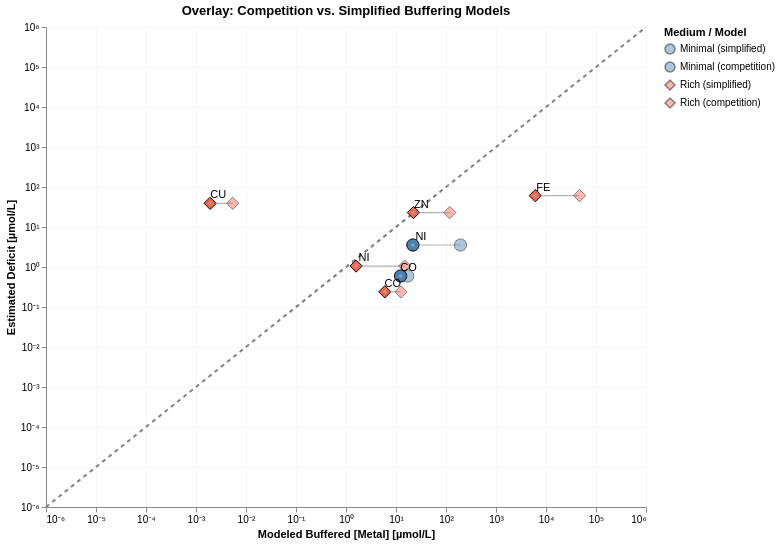

The notebook cell saved with this chart:
### Markdown cell above
### Plot 3 – Overlay: competition vs. simplified, with shift arrows

### Code cell
def prep_model_df(plot_df_pd, model_label: str) -> pl.DataFrame:
    return (
        pl.from_pandas(plot_df_pd)
        .with_columns([
            (pl.col("est_buf_center_M") * 1e6).alias("x_uM"),
            (pl.col("deficit_M")        * 1e6).alias("y_uM"),
            pl.lit(model_label).alias("model"),
        ])
        .filter((pl.col("x_uM") > 0) & (pl.col("y_uM") > 0))
    )

df_simp = prep_model_df(plot_df_simp, "simplified")
df_comp = prep_model_df(plot_df_comp, "competition")

df_simp = df_simp.with_columns(
    pl.concat_str([pl.col("Medium"), pl.lit(" (simplified)")]).alias("medium_model")
)
df_comp = df_comp.with_columns(
    pl.concat_str([pl.col("Medium"), pl.lit(" (competition)")]).alias("medium_model")
)

# ── Scales for the four-way legend ───────────────────────────────────────────
DOMAIN = [
    "Minimal (simplified)", "Minimal (competition)",
    "Rich (simplified)",    "Rich (competition)",
]
COLOR_RANGE = ["steelblue", "steelblue", "tomato", "tomato"]
SHAPE_RANGE = ["circle",    "circle",    "diamond", "diamond"]
OPACITY_RANGE = [0.4, 1.0, 0.4, 1.0]   # simplified = faded, competition = solid

color_scale4 = alt.Scale(domain=DOMAIN, range=COLOR_RANGE)
shape_scale4 = alt.Scale(domain=DOMAIN, range=SHAPE_RANGE)

_ax_x = alt.Axis(labelExpr=_log_label_unicode, title="Modeled Buffered [Metal] [µmol/L]")
_ax_y = alt.Axis(labelExpr=_log_label_unicode, title="Estimated Deficit [µmol/L]")

legend_cfg = alt.Legend(title="Medium / Model")
# Arrow table: one row per (Medium, Element) pair
df_arrows = (
    df_simp.join(df_comp, on=["Medium", "Element"], suffix="_comp")
    .filter(
        (pl.col("x_uM_comp") > 0) & (pl.col("y_uM_comp") > 0) &
        ((pl.col("x_uM_comp") - pl.col("x_uM")).abs() +
         (pl.col("y_uM_comp") - pl.col("y_uM")).abs() > 1e-10)
    )
)

# Compute arrowhead angle in log10 space — in Vega 0°=up, clockwise positive
x0 = df_arrows["x_uM"].to_numpy()
y0 = df_arrows["y_uM"].to_numpy()
x1 = df_arrows["x_uM_comp"].to_numpy()
y1 = df_arrows["y_uM_comp"].to_numpy()
math_angle = np.degrees(np.arctan2(np.log10(y1/y0), np.log10(x1/x0)))
vega_angle  = 90 - math_angle   # convert: math 0°=right → Vega 0°=up

df_arrows = df_arrows.with_columns(
    pl.Series("arrow_angle_deg", vega_angle)
)

x_scale = alt.Scale(type="log", domain=[1e-6, 1e6])
y_scale = alt.Scale(type="log", domain=[1e-6, 1e6])
color_scale = alt.Scale(
    domain=["Minimal","Rich"],
    range=["steelblue","tomato"]
)
shape_scale = alt.Scale(
    domain=["Minimal","Rich"],
    range=["circle","diamond"]
)

# 1. y = x reference
ref_line = (
    alt.Chart(pl.DataFrame({"v": [1e-6, 1e6]}))
    .mark_line(strokeDash=[4,4], color="gray")
    .encode(
        x=alt.X("v:Q", scale=x_scale, axis=_ax_x),
        y=alt.Y("v:Q", scale=y_scale, axis=_ax_y),
    )
)

# 2. Simplified points — semi-transparent
simp_pts = (
    alt.Chart(df_simp)
    .mark_point(filled=True, size=150, stroke="black", strokeWidth=1)
    .encode(
        x=alt.X("x_uM:Q", scale=x_scale, title="Modeled Buffered [Metal] [µmol/L]"),
        y=alt.Y("y_uM:Q", scale=y_scale, title="Estimated Deficit [µmol/L]"),
        color=alt.Color("medium_model:N", scale=color_scale4, legend=legend_cfg),
        shape=alt.Shape("medium_model:N", scale=shape_scale4, legend=legend_cfg),
        opacity=alt.OpacityValue(0.45),
    )
)


# 3. Competition points — opaque, with labels
comp_pts = (
    alt.Chart(df_comp)
    .mark_point(filled=True, size=150, stroke="black", strokeWidth=1)
    .encode(
        x=alt.X("x_uM:Q", scale=x_scale),
        y=alt.Y("y_uM:Q", scale=y_scale),
        color=alt.Color("medium_model:N", scale=color_scale4, legend=legend_cfg),
        shape=alt.Shape("medium_model:N", scale=shape_scale4, legend=legend_cfg),
        opacity=alt.OpacityValue(1.0),
    )
)

comp_labels = (
    alt.Chart(df_comp)
    .mark_text(dx=8, dy=-8, fontSize=11)
    .encode(
        x=alt.X("x_uM:Q", scale=x_scale),
        y=alt.Y("y_uM:Q", scale=y_scale),
        text="Element:N",
    )
)

# 4a. Arrow lines (simplified → competition)
arrow_lines = (
    alt.Chart(df_arrows)
    .mark_rule(color="gray", opacity=0.6, strokeWidth=1.2)
    .encode(
        x=alt.X( "x_uM:Q",      scale=x_scale),
        y=alt.Y( "y_uM:Q",      scale=y_scale),
        x2=alt.X2("x_uM_comp:Q"),
        y2=alt.Y2("y_uM_comp:Q"),
    )
)

# 4b. Arrowheads at the tip (competition end)
arrow_heads = (
    alt.Chart(df_arrows)
    .mark_point(shape="triangle", filled=True, size=20,
                color="darkgray", opacity=0.8)
    .encode(
        x=alt.X("x_uM_comp:Q", scale=x_scale),
        y=alt.Y("y_uM_comp:Q", scale=y_scale),
        angle=alt.Angle("arrow_angle_deg:Q",
                        scale=alt.Scale(domain=[0,360], range=[0,360])),
    )
)

chart3 = (
    ref_line +  simp_pts +  comp_pts + arrow_lines + arrow_heads + comp_labels
).properties(
    width=600, height=480,
    title="Overlay: Competition vs. Simplified Buffering Models"
).configure_axis(gridColor="#f3f6fa")
chart3.save("notebooks/cofactors/buffer_figures/two_models_comparison.svg")
chart3

### Figure 1 — Vega-Lite specification as saved in the notebook (floating-point values rounded to 4 significant figures)
{"config": {"view": {"continuousWidth": 300, "continuousHeight": 300}, "axis": {"gridColor": "#f3f6fa"}}, "layer": [{"data": {"name": "data-1c3ca3cce69c13645fce19fabe446275"}, "mark": {"type": "line", "color": "gray", "strokeDash": [4, 4]}, "encoding": {"x": {"axis": {"labelExpr": "datum.value > 0 ? '10' + replace(replace(replace(replace(replace(replace(replace(replace(replace(replace(replace('' + round(log(datum.value)/LN10), '-','⁻'),'0','⁰'),'1','¹'),'2','²'),'3','³'),'4','⁴'),'5','⁵'),'6','⁶'),'7','⁷'),'8','⁸'),'9','⁹') : '0'", "title": "Modeled Buffered [Metal] [µmol/L]"}, "field": "v", "scale": {"domain": [1e-06, 1000000.0], "type": "log"}, "type": "quantitative"}, "y": {"axis": {"labelExpr": "datum.value > 0 ? '10' + replace(replace(replace(replace(replace(replace(replace(replace(replace(replace(replace('' + round(log(datum.value)/LN10), '-','⁻'),'0','⁰'),'1','¹'),'2','²'),'3','³'),'4','⁴'),'5','⁵'),'6','⁶'),'7','⁷'),'8','⁸'),'9','⁹') : '0'", "title": "Estimated Deficit [µmol/L]"}, "field": "v", "scale": {"domain": [1e-06, 1000000.0], "type": "log"}, "type": "quantitative"}}}, {"data": {"name": "data-13841b7b4017fbb4610e7e282c49b5d2"}, "mark": {"type": "point", "filled": true, "size": 150, "stroke": "black", "strokeWidth": 1}, "encoding": {"color": {"field": "medium_model", "legend": {"title": "Medium / Model"}, "scale": {"domain": ["Minimal (simplified)", "Minimal (competition)", "Rich (simplified)", "Rich (competition)"], "range": ["steelblue", "steelblue", "tomato", "tomato"]}, "type": "nominal"}, "opacity": {"value": 0.45}, "shape": {"field": "medium_model", "legend": {"title": "Medium / Model"}, "scale": {"domain": ["Minimal (simplified)", "Minimal (competition)", "Rich (simplified)", "Rich (competition)"], "range": ["circle", "circle", "diamond", "diamond"]}, "type": "nominal"}, "x": {"field": "x_uM", "scale": {"domain": [1e-06, 1000000.0], "type": "log"}, "title": "Modeled Buffered [Metal] [µmol/L]", "type": "quantitative"}, "y": {"field": "y_uM", "scale": {"domain": [1e-06, 1000000.0], "type": "log"}, "title": "Estimated Deficit [µmol/L]", "type": "quantitative"}}}, {"data": {"name": "data-52037fa15731b63fe8f499a6650d4241"}, "mark": {"type": "point", "filled": true, "size": 150, "stroke": "black", "strokeWidth": 1}, "encoding": {"color": {"field": "medium_model", "legend": {"title": "Medium / Model"}, "scale": {"domain": ["Minimal (simplified)", "Minimal (competition)", "Rich (simplified)", "Rich (competition)"], "range": ["steelblue", "steelblue", "tomato", "tomato"]}, "type": "nominal"}, "opacity": {"value": 1.0}, "shape": {"field": "medium_model", "legend": {"title": "Medium / Model"}, "scale": {"domain": ["Minimal (simplified)", "Minimal (competition)", "Rich (simplified)", "Rich (competition)"], "range": ["circle", "circle", "diamond", "diamond"]}, "type": "nominal"}, "x": {"field": "x_uM", "scale": {"domain": [1e-06, 1000000.0], "type": "log"}, "type": "quantitative"}, "y": {"field": "y_uM", "scale": {"domain": [1e-06, 1000000.0], "type": "log"}, "type": "quantitative"}}}, {"data": {"name": "data-7ca136171c8b321f93279e90609137b9"}, "mark": {"type": "rule", "color": "gray", "opacity": 0.6, "strokeWidth": 1.2}, "encoding": {"x": {"field": "x_uM", "scale": {"domain": [1e-06, 1000000.0], "type": "log"}, "type": "quantitative"}, "x2": {"field": "x_uM_comp"}, "y": {"field": "y_uM", "scale": {"domain": [1e-06, 1000000.0], "type": "log"}, "type": "quantitative"}, "y2": {"field": "y_uM_comp"}}}, {"data": {"name": "data-7ca136171c8b321f93279e90609137b9"}, "mark": {"type": "point", "color": "darkgray", "filled": true, "opacity": 0.8, "shape": "triangle", "size": 20}, "encoding": {"angle": {"field": "arrow_angle_deg", "scale": {"domain": [0, 360], "range": [0, 360]}, "type": "quantitative"}, "x": {"field": "x_uM_comp", "scale": {"domain": [1e-06, 1000000.0], "type": "log"}, "type": "quantitative"}, "y": {"field": "y_uM_comp", "scale": {"domain": [1e-06, 1000000.0], "type": "log"}, "type": "quantitative"}}}, {"data": {"name": "data-52037fa15731b63fe8f499a6650d4241"}, "mark": {"type": "text", "dx": 8, "dy": -8, "fontSize": 11}, "encoding": {"text": {"field": "Element", "type": "nominal"}, "x": {"field": "x_uM", "scale": {"domain": [1e-06, 1000000.0], "type": "log"}, "type": "quantitative"}, "y": {"field": "y_uM", "scale": {"domain": [1e-06, 1000000.0], "type": "log"}, "type": "quantitative"}}}], "height": 480, "title": "Overlay: Competition vs. Simplified Buffering Models", "width": 600, "$schema": "https://vega.github.io/schema/vega-lite/v5.20.1.json", "datasets": {"data-1c3ca3cce69c13645fce19fabe446275": [{"v": 1e-06}, {"v": 1000000.0}], "data-13841b7b4017fbb4610e7e282c49b5d2": [{"Medium": "Minimal", "Element": "CO", "est_buf_lb_M": 3.398e-07, "est_buf_ub_M": 3.396e-05, "est_buf_center_M": 1.715e-05, "deficit_M": 5.957e-07, "deficit_M_err": 1.145e-06, "x_uM": 17.15, "y_uM": 0.5957, "model": "simplified", "medium_model": "Minimal (simplified)"}, {"Medium": "Minimal", "Element": "NI", "est_buf_lb_M": 3.862e-06, "est_buf_ub_M": 0.0003862, "est_buf_center_M": 0.000195, "deficit_M": 3.546e-06, "deficit_M_err": 1.154e-06, "x_uM": 195.0, "y_uM": 3.546, "model": "simplified", "medium_model": "Minimal (simplified)"}, {"Medium": "Rich", "Element": "FE", "est_buf_lb_M": 0.0009311, "est_buf_ub_M": 0.09293, "est_buf_center_M": 0.04693, "deficit_M": 6.076e-05, "deficit_M_err": 7.159e-05, "x_uM": 46930.0, "y_uM": 60.76, "model": "simplified", "medium_model": "Rich (simplified)"}, {"Medium": "Rich", "Element": "CO", "est_buf_lb_M": 2.483e-07, "est_buf_ub_M": 2.482e-05, "est_buf_center_M": 1.253e-05, "deficit_M": 2.397e-07, "deficit_M_err": 5.403e-08, "x_uM": 12.53, "y_uM": 0.2397, "model": "simplified", "medium_model": "Rich (simplified)"}, {"Medium": "Rich", "Element": "NI", "est_buf_lb_M": 2.959e-07, "est_buf_ub_M": 2.959e-05, "est_buf_center_M": 1.494e-05, "deficit_M": 1.057e-06, "deficit_M_err": 5.487e-07, "x_uM": 14.94, "y_uM": 1.057, "model": "simplified", "medium_model": "Rich (simplified)"}, {"Medium": "Rich", "Element": "CU", "est_buf_lb_M": 1.077e-10, "est_buf_ub_M": 1.077e-08, "est_buf_center_M": 5.44e-09, "deficit_M": 3.91e-05, "deficit_M_err": 1.588e-05, "x_uM": 0.00544, "y_uM": 39.1, "model": "simplified", "medium_model": "Rich (simplified)"}, {"Medium": "Rich", "Element": "ZN", "est_buf_lb_M": 2.36e-06, "est_buf_ub_M": 0.000236, "est_buf_center_M": 0.0001192, "deficit_M": 2.29e-05, "deficit_M_err": 4.917e-05, "x_uM": 119.2, "y_uM": 22.9, "model": "simplified", "medium_model": "Rich (simplified)"}], "data-52037fa15731b63fe8f499a6650d4241": [{"Medium": "Minimal", "Element": "CO", "est_buf_lb_M": 3.291e-07, "est_buf_ub_M": 2.438e-05, "est_buf_center_M": 1.235e-05, "deficit_M": 5.957e-07, "deficit_M_err": 1.145e-06, "x_uM": 12.35, "y_uM": 0.5957, "model": "competition", "medium_model": "Minimal (competition)"}, {"Medium": "Minimal", "Element": "NI", "est_buf_lb_M": 3.388e-06, "est_buf_ub_M": 4.014e-05, "est_buf_center_M": 2.176e-05, "deficit_M": 3.546e-06, "deficit_M_err": 1.154e-06, "x_uM": 21.76, "y_uM": 3.546, "model": "competition", "medium_model": "Minimal (competition)"}, {"Medium": "Rich", "Element": "FE", "est_buf_lb_M": 0.0008248, "est_buf_ub_M": 0.0114, "est_buf_center_M": 0.006114, "deficit_M": 6.076e-05, "deficit_M_err": 7.159e-05, "x_uM": 6114.0, "y_uM": 60.76, "model": "competition", "medium_model": "Rich (competition)"}, {"Medium": "Rich", "Element": "CO", "est_buf_lb_M": 2.148e-07, "est_buf_ub_M": 1.175e-05, "est_buf_center_M": 5.981e-06, "deficit_M": 2.397e-07, "deficit_M_err": 5.403e-08, "x_uM": 5.981, "y_uM": 0.2397, "model": "competition", "medium_model": "Rich (competition)"}, {"Medium": "Rich", "Element": "NI", "est_buf_lb_M": 2.641e-07, "est_buf_ub_M": 2.922e-06, "est_buf_center_M": 1.593e-06, "deficit_M": 1.057e-06, "deficit_M_err": 5.487e-07, "x_uM": 1.593, "y_uM": 1.057, "model": "competition", "medium_model": "Rich (competition)"}, {"Medium": "Rich", "Element": "CU", "est_buf_lb_M": 5.519e-11, "est_buf_ub_M": 3.781e-09, "est_buf_center_M": 1.918e-09, "deficit_M": 3.91e-05, "deficit_M_err": 1.588e-05, "x_uM": 0.001918, "y_uM": 39.1, "model": "competition", "medium_model": "Rich (competition)"}, {"Medium": "Rich", "Element": "ZN", "est_buf_lb_M": 2.245e-06, "est_buf_ub_M": 4.239e-05, "est_buf_center_M": 2.232e-05, "deficit_M": 2.29e-05, "deficit_M_err": 4.917e-05, "x_uM": 22.32, "y_uM": 22.9, "model": "competition", "medium_model": "Rich (competition)"}], "data-7ca136171c8b321f93279e90609137b9": [{"Medium": "Minimal", "Element": "CO", "est_buf_lb_M": 3.398e-07, "est_buf_ub_M": 3.396e-05, "est_buf_center_M": 1.715e-05, "deficit_M": 5.957e-07, "deficit_M_err": 1.145e-06, "x_uM": 17.15, "y_uM": 0.5957, "model": "simplified", "medium_model": "Minimal (simplified)", "est_buf_lb_M_comp": 3.291e-07, "est_buf_ub_M_comp": 2.438e-05, "est_buf_center_M_comp": 1.235e-05, "deficit_M_comp": 5.957e-07, "deficit_M_err_comp": 1.145e-06, "x_uM_comp": 12.35, "y_uM_comp": 0.5957, "model_comp": "competition", "medium_model_comp": "Minimal (competition)", "arrow_angle_deg": -90.0}, {"Medium": "Minimal", "Element": "NI", "est_buf_lb_M": 3.862e-06, "est_buf_ub_M": 0.0003862, "est_buf_center_M": 0.000195, "deficit_M": 3.546e-06, "deficit_M_err": 1.154e-06, "x_uM": 195.0, "y_uM": 3.546, "model": "simplified", "medium_model": "Minimal (simplified)", "est_buf_lb_M_comp": 3.388e-06, "est_buf_ub_M_comp": 4.014e-05, "est_buf_center_M_comp": 2.176e-05, "deficit_M_comp": 3.546e-06, "deficit_M_err_comp": 1.154e-06, "x_uM_comp": 21.76, "y_uM_comp": 3.546, "model_comp": "competition", "medium_model_comp": "Minimal (competition)", "arrow_angle_deg": -90.0}, {"Medium": "Rich", "Element": "FE", "est_buf_lb_M": 0.0009311, "est_buf_ub_M": 0.09293, "est_buf_center_M": 0.04693, "deficit_M": 6.076e-05, "deficit_M_err": 7.159e-05, "x_uM": 46930.0, "y_uM": 60.76, "model": "simplified", "medium_model": "Rich (simplified)", "est_buf_lb_M_comp": 0.0008248, "est_buf_ub_M_comp": 0.0114, "est_buf_center_M_comp": 0.006114, "deficit_M_comp": 6.076e-05, "deficit_M_err_comp": 7.159e-05, "x_uM_comp": 6114.0, "y_uM_comp": 60.76, "model_comp": "competition", "medium_model_comp": "Rich (competition)", "arrow_angle_deg": -90.0}, {"Medium": "Rich", "Element": "CO", "est_buf_lb_M": 2.483e-07, "est_buf_ub_M": 2.482e-05, "est_buf_center_M": 1.253e-05, "deficit_M": 2.397e-07, "deficit_M_err": 5.403e-08, "x_uM": 12.53, "y_uM": 0.2397, "model": "simplified", "medium_model": "Rich (simplified)", "est_buf_lb_M_comp": 2.148e-07, "est_buf_ub_M_comp": 1.175e-05, "est_buf_center_M_comp": 5.981e-06, "deficit_M_comp": 2.397e-07, "deficit_M_err_comp": 5.403e-08, "x_uM_comp": 5.981, "y_uM_comp": 0.2397, "model_comp": "competition", "medium_model_comp": "Rich (competition)", "arrow_angle_deg": -90.0}, {"Medium": "Rich", "Element": "NI", "est_buf_lb_M": 2.959e-07, "est_buf_ub_M": 2.959e-05, "est_buf_center_M": 1.494e-05, "deficit_M": 1.057e-06, "deficit_M_err": 5.487e-07, "x_uM": 14.94, "y_uM": 1.057, "model": "simplified", "medium_model": "Rich (simplified)", "est_buf_lb_M_comp": 2.641e-07, "est_buf_ub_M_comp": 2.922e-06, "est_buf_center_M_comp": 1.593e-06, "deficit_M_comp": 1.057e-06, "deficit_M_err_comp": 5.487e-07, "x_uM_comp": 1.593, "y_uM_comp": 1.057, "model_comp": "competition", "medium_model_comp": "Rich (competition)", "arrow_angle_deg": -90.0}, {"Medium": "Rich", "Element": "CU", "est_buf_lb_M": 1.077e-10, "est_buf_ub_M": 1.077e-08, "est_buf_center_M": 5.44e-09, "deficit_M": 3.91e-05, "deficit_M_err": 1.588e-05, "x_uM": 0.00544, "y_uM": 39.1, "model": "simplified", "medium_model": "Rich (simplified)", "est_buf_lb_M_comp": 5.519e-11, "est_buf_ub_M_comp": 3.781e-09, "est_buf_center_M_comp": 1.918e-09, "deficit_M_comp": 3.91e-05, "deficit_M_err_comp": 1.588e-05, "x_uM_comp": 0.001918, "y_uM_comp": 39.1, "model_comp": "competition", "medium_model_comp": "Rich (competition)", "arrow_angle_deg": -90.0}, {"Medium": "Rich", "Element": "ZN", "est_buf_lb_M": 2.36e-06, "est_buf_ub_M": 0.000236, "est_buf_center_M": 0.0001192, "deficit_M": 2.29e-05, "deficit_M_err": 4.917e-05, "x_uM": 119.2, "y_uM": 22.9, "model": "simplified", "medium_model": "Rich (simplified)", "est_buf_lb_M_comp": 2.245e-06, "est_buf_ub_M_comp": 4.239e-05, "est_buf_center_M_comp": 2.232e-05, "deficit_M_comp": 2.29e-05, "deficit_M_err_comp": 4.917e-05, "x_uM_comp": 22.32, "y_uM_comp": 22.9, "model_comp": "competition", "medium_model_comp": "Rich (competition)", "arrow_angle_deg": -90.0}]}}
